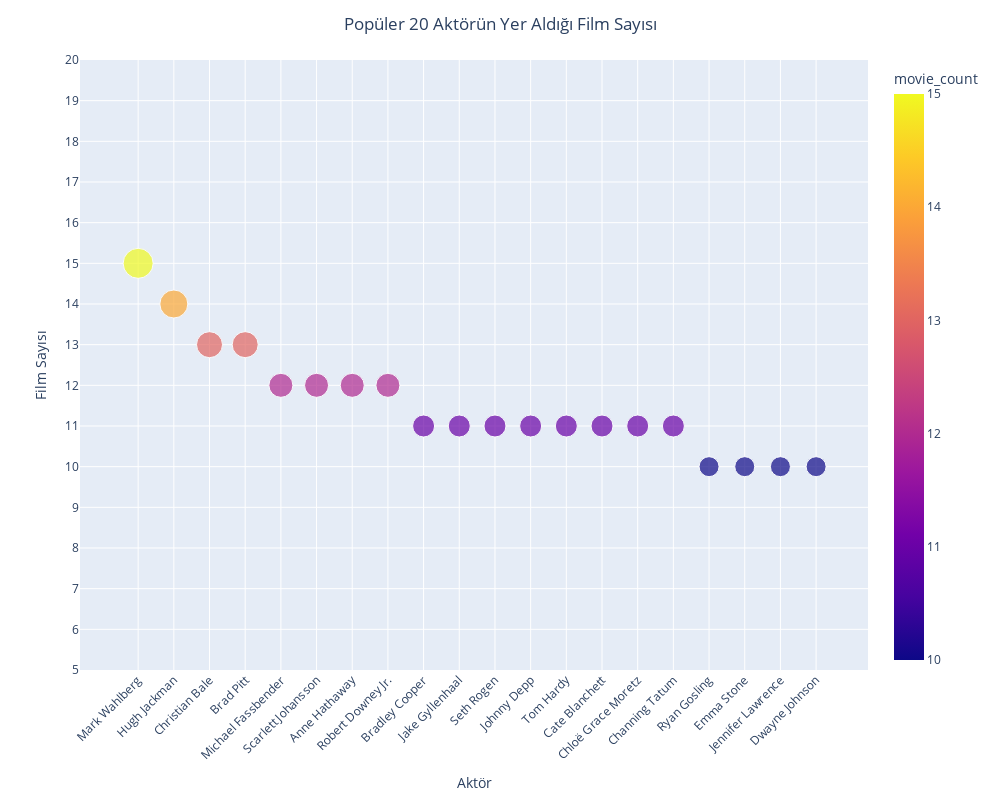

Notebook code for this chart:
### Code cell
# Plotly kullanarak görselleştirme
fig = px.scatter(top_actors_df, x="actor_name", y="movie_count", size="movie_count", color="movie_count")

fig.update_layout(  title="Popüler 20 Aktörün Yer Aldığı Film Sayısı", 
                    height=800, 
                    width=1000, 
                    title_x = 0.5, 
                    xaxis_tickangle=-45  )

fig.update_yaxes(title="Film Sayısı", range=[5, 20], dtick=1)
fig.update_xaxes(title="Aktör")

fig.update_traces(mode='markers', marker=dict(sizemode='diameter', sizeref=0.5))

fig.show()

### Figure 1 — Plotly figure (JSON) as saved in the notebook; plotly's stock layout.template omitted (floating-point values rounded to 4 significant figures)
{"data": [{"hovertemplate": "actor_name=%{x}<br>movie_count=%{marker.color}<extra></extra>", "legendgroup": "", "marker": {"color": [15, 14, 13, 13, 12, 12, 12, 12, 11, 11, 11, 11, 11, 11, 11, 11, 10, 10, 10, 10], "coloraxis": "coloraxis", "size": [15, 14, 13, 13, 12, 12, 12, 12, 11, 11, 11, 11, 11, 11, 11, 11, 10, 10, 10, 10], "sizemode": "diameter", "sizeref": 0.5, "symbol": "circle"}, "mode": "markers", "name": "", "orientation": "v", "showlegend": false, "type": "scatter", "x": ["Mark Wahlberg", "Hugh Jackman", "Christian Bale", "Brad Pitt", "Michael Fassbender", "Scarlett Johansson", "Anne Hathaway", "Robert Downey Jr.", "Bradley Cooper", "Jake Gyllenhaal", "Seth Rogen", "Johnny Depp", "Tom Hardy", "Cate Blanchett", "Chloë Grace Moretz", "Channing Tatum", "Ryan Gosling", "Emma Stone", "Jennifer Lawrence", "Dwayne Johnson"], "xaxis": "x", "y": [15, 14, 13, 13, 12, 12, 12, 12, 11, 11, 11, 11, 11, 11, 11, 11, 10, 10, 10, 10], "yaxis": "y"}], "layout": {"coloraxis": {"colorbar": {"title": {"text": "movie_count"}}, "colorscale": [[0, "#0d0887"], [0.1111, "#46039f"], [0.2222, "#7201a8"], [0.3333, "#9c179e"], [0.4444, "#bd3786"], [0.5556, "#d8576b"], [0.6667, "#ed7953"], [0.7778, "#fb9f3a"], [0.8889, "#fdca26"], [1, "#f0f921"]]}, "height": 800, "legend": {"itemsizing": "constant", "tracegroupgap": 0}, "margin": {"t": 60}, "title": {"text": "Popüler 20 Aktörün Yer Aldığı Film Sayısı", "x": 0.5}, "width": 1000, "xaxis": {"anchor": "y", "domain": [0, 1], "tickangle": -45, "title": {"text": "Aktör"}}, "yaxis": {"anchor": "x", "domain": [0, 1], "dtick": 1, "range": [5, 20], "title": {"text": "Film Sayısı"}}}}
